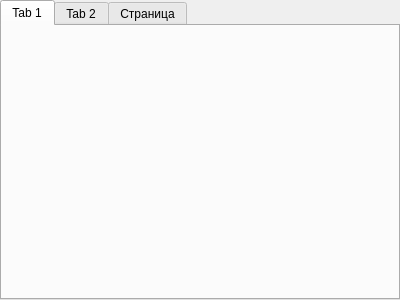
<?xml version="1.0" encoding="UTF-8"?>
<ui version="4.0">
 <class>TabWidget</class>
 <widget class="QTabWidget" name="TabWidget">
  <property name="geometry">
   <rect>
    <x>0</x>
    <y>0</y>
    <width>400</width>
    <height>300</height>
   </rect>
  </property>
  <property name="windowTitle">
   <string>Gaphs</string>
  </property>
  <property name="currentIndex">
   <number>0</number>
  </property>
  <widget class="QWidget" name="tab1">
   <attribute name="title">
    <string>Tab 1</string>
   </attribute>
  </widget>
  <widget class="QWidget" name="tab2">
   <property name="enabled">
    <bool>true</bool>
   </property>
   <attribute name="title">
    <string>Tab 2</string>
   </attribute>
  </widget>
  <widget class="QWidget" name="tab3">
   <property name="accessibleName">
    <string/>
   </property>
   <attribute name="title">
    <string>Страница</string>
   </attribute>
  </widget>
 </widget>
 <resources/>
 <connections/>
</ui>
